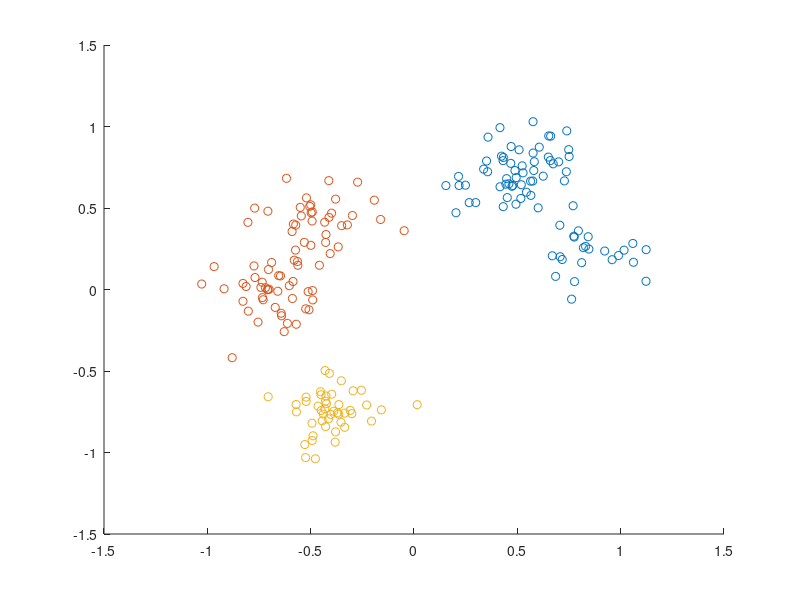

MATLAB code to generate this figure:
clear all; close all;
load('points.mat');

C = cell([200,1]);
n = length(pts);

average_linkage = false; %false for centroid_clusteringe

for i = 1:n
    C{i} = i;
end
%calculate complete distance matrix once
distances = pdist2(pts,pts);
distances(distances==0)=Inf;
min_distance = 0;

stop_distance = 0.8;


while min_distance < stop_distance
    %get smallest distance
    [~,ind] = min(distances(:));
    [xentr,yentr] = ind2sub([n,n],ind);
    C{min(xentr,yentr)} = [C{xentr},C{yentr}];
    C{max(xentr,yentr)} = [];

    %%% patching the matrix up for the next step
    mergeInto = min(xentr,yentr);
    mergeFrom = max(xentr,yentr);
    
    
    if average_linkage
        for j = 1:200
            if (j ~= mergeInto) && (j ~= mergeFrom) && ~(isempty(C{j}))
                factor = 1./(length([C{mergeInto},C{mergeFrom}])*length(C{j}));
                d_mean = factor * sum(sum(pdist2(pts([C{mergeInto},C{mergeFrom}],:),pts(C{j},:))));
                distances(mergeInto,j) = d_mean;
                distances(j,mergeInto) = d_mean;
            else
                distances(mergeInto,j) = Inf;
                distances(j,mergeInto) = Inf;
            end
        end
    else
        for j = 1:200
            if (j ~= mergeInto) && (j ~= mergeFrom) && ~(isempty(C{j}))
                x_1 = (1./length([C{mergeInto},C{mergeFrom}]))*sum(pts([C{mergeInto},C{mergeFrom}],:),1);
                x_2 = (1./length(C{j}))*sum(pts(C{j},:),1);
                
                d_centroid = sqrt(sum((x_1-x_2).^2));
                distances(mergeInto,j) = d_centroid;
                distances(j,mergeInto) = d_centroid;
            else
                distances(mergeInto,j) = Inf;
                distances(j,mergeInto) = Inf;
            end
            distances(mergeInto,:) = min([distances(xentr,:);distances(yentr,:)]);
            distances(:,mergeInto) = min([distances(xentr,:);distances(yentr,:)]);
        end
    end
        
    distances(mergeInto,mergeInto) = Inf;
    distances(xentr,yentr) = Inf;
    distances(yentr,xentr) = Inf;       
    distances(mergeFrom,:) = Inf([200,1]);
    distances(:,mergeFrom) = Inf([200,1]);
    
    min_distance = min(distances(mergeInto,:));
end



figure();
hold on;
for i = 1:n
    if ~(isempty(C{i}))
        plot(pts(C{i},1),pts(C{i},2),'o')
    end
end

%high = max([distances(xentr,:);distances(yentr,:)])

